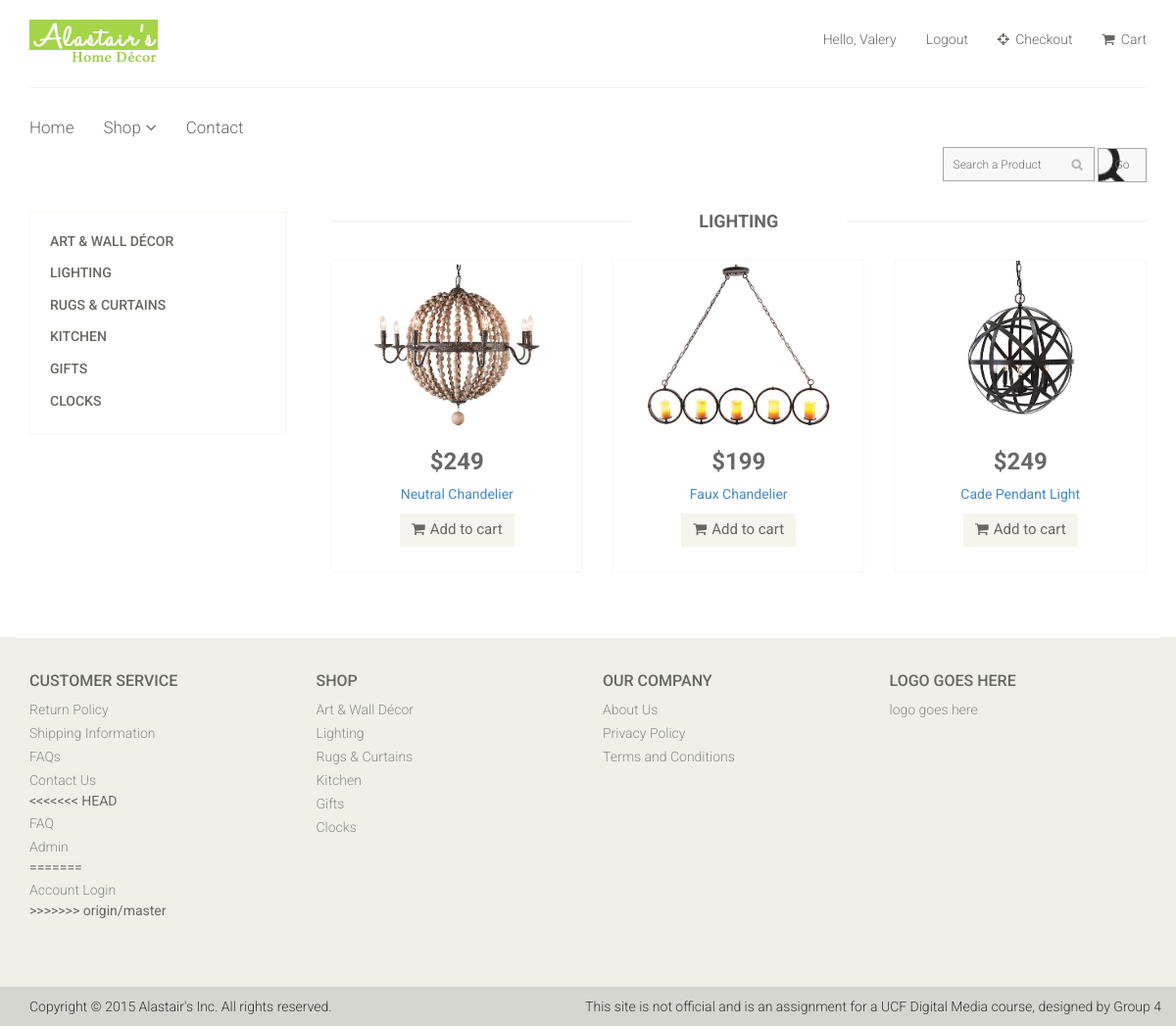
/lighting.php (signed in), run on the app's committed database.
### tables this page shows
CREATE TABLE IF NOT EXISTS `member` (
  `id` int(6) unsigned NOT NULL,
  `username` varchar(255) NOT NULL,
  `email` varchar(255) NOT NULL,
  `password` varchar(255) NOT NULL
);

CREATE TABLE IF NOT EXISTS `alastairsgroup_account` (
  `productID` int(10) NOT NULL,
  `productName` varchar(255) NOT NULL,
  `description` text NOT NULL,
  `category` text NOT NULL,
  `sku` int(16) NOT NULL,
  `stock` int(6) NOT NULL,
  `cost` decimal(10,0) NOT NULL,
  `price` decimal(10,0) NOT NULL,
  `image` varchar(255) NOT NULL,
  `productKeywords` text NOT NULL,
  `weight` decimal(5,0) NOT NULL,
  `measurements` varchar(75) NOT NULL
);

### lighting.php (the view)
<?php include ("includes/header.php"); ?>
	<section>
		<div class="container">
			<div class="row">
				<div class="col-sm-3">
					<div class="left-sidebar">
						<div class="panel-group category-products" id="accordian">
							<div class="panel panel-default">
								<div class="panel-heading">
									<h4 class="panel-title"><a href="art-wall-decor.php">Art & Wall Décor</a></h4>
								</div>
							</div>
							<div class="panel panel-default">
								<div class="panel-heading">
									<h4 class="panel-title"><a href="lighting.php">Lighting</a>
									</h4>
								</div>
							</div>
							<div class="panel panel-default">
								<div class="panel-heading">
									<h4 class="panel-title"><a href="rugs-curtains.php">Rugs & Curtains</a></h4>
								</div>
							</div>
							<div class="panel panel-default">
								<div class="panel-heading">
									<h4 class="panel-title"><a href="kitchen.php">Kitchen</a></h4>
								</div>
							</div>
							<div class="panel panel-default">
								<div class="panel-heading">
									<h4 class="panel-title"><a href="gifts.php">Gifts</a></h4>
								</div>
							</div>
							<div class="panel panel-default">
								<div class="panel-heading">
									<h4 class="panel-title"><a href="clocks.php">Clocks</a></h4>
								</div>
							</div>
						</div>
					</div>
				</div>
				<div class="col-sm-9 padding-right">
					<div class="features_items">
						<h2 class="title text-center">Lighting</h2>
						<?php
						$query=mysql_query("select * from alastairsgroup_account where category='lighting'");
                        while($results=mysql_fetch_array($query))
						{
						?>
						<div class="col-sm-4">
							<div class="product-image-wrapper">
								<div class="single-products">
									<div class="productinfo text-center">
                                    	<a href="product-details.php?view=<?php echo $results['productID']; ?>"><img src="<?php echo $results['image'];?>" alt="Product" /></a>
                                   		<h2>$<?php echo $results['price'];?></h2>
										<p><a href="product-details.php?view=<?php echo $results['productID']; ?>"><?php echo $results['productName'];?></a></p>
                                        <a href="cart.php?prod=<?php echo $results['productID']; ?>" class="btn btn-default add-to-cart"><i class="fa fa-shopping-cart"></i>Add to cart</a>
									</div>
								</div>
							</div>
						</div>
						<?php } ?>
					</div>
				</div>
			</div>
	</section>
<?php include ('includes/footer.php'); ?>

### includes/header.php (shortened to what this page needs)
<!DOCTYPE html>
<html lang="en">
<head>
    <link href="css/bootstrap.min.css" rel="stylesheet">
    <link href="css/font-awesome.min.css" rel="stylesheet">
    <link href="css/prettyPhoto.css" rel="stylesheet">
    <link href="css/price-range.css" rel="stylesheet">
    <link href="css/animate.css" rel="stylesheet">
	<link href="css/styles.css" rel="stylesheet">
	<link href="css/responsive.css" rel="stylesheet">
</head>
<body>
	<header id="header">
		<div class="header-middle">
			<div class="container">
				<div class="row">
					<div class="col-sm-4">
						<div class="logo pull-left">
							<a href="home.php"><img src="img/home/logo.png" alt="Alastair's" /></a>
						</div>
					</div>
					<div class="col-sm-8">
						<div class="shop-menu pull-right">
							<ul class="nav navbar-nav">
                                <?php
                                    if(!empty($_SESSION['email'])){
                                        $uemail = $_SESSION['email'];
                                        $query=mysql_query("select * from member where email='$uemail'");
                                        while($results=mysql_fetch_array($query))
                    					{
                    					   $uname = $results['username'];
                    					}
                                        echo "<li><a>Hello, ".$uname." </a></li>";
                                        echo "<li><a href='logout.php'>Logout</a></li>";
                                    }else{
                                        echo '<li><a href="login.php"><i class="fa fa-lock"></i> Login</a></li>';
                                    }
                                ?>
								<li><a href="checkout.php"><i class="fa fa-crosshairs"></i> Checkout</a></li>
								<li><a href="cart.php"><i class="fa fa-shopping-cart"></i> Cart</a></li>
							</ul>
						</div>
					</div>
				</div>
			</div>
		</div>
		<div class="header-bottom">
			<div class="container">
				<div class="row">
					<div class="col-sm-9">
						<div class="mainmenu pull-left">
							<ul class="nav navbar-nav collapse navbar-collapse">
								<li><a href="home.php">Home</a></li>
								<li class="dropdown"><a href="#">Shop<i class="fa fa-angle-down"></i></a>
                                </li>
								<li><a href="contact-us.php">Contact</a></li>
							</ul>
						</div>
					</div>
					<div class="col-sm-12">
						<div class="search_box pull-right">
							<form method="get" action="search.php" enctype="multipart/form-data">
								<input type="text" name="user_query" placeholder="Search a Product" class="search-input"/ >
								<input type="submit" name="search" ID="search-icon" value="Go" class="search-button"/>
							</form>
						</div>
					</div>
				</div>
			</div>
		</div>
	</header>

### css/styles.css (style rules this page uses)
body { font-family: 'Roboto', sans-serif; position: relative; font-weight:400px; color: #696763; }
ul li { list-style: none; }
a { -webkit-transition: 300ms; -moz-transition: 300ms; -o-transition: 300ms; transition: 300ms; }
h1, h2, h3, h4, h5, h6,p { font-family: 'Roboto', sans-serif; }
.header-middle .container .row { border-bottom: 1px solid #f5f5f5; margin-left: 0; margin-right: 0; padding-bottom: 20px; padding-top: 20px; }
.header-middle .container .row .col-sm-4 { padding-left: 0; }
.header-middle .container .row .col-sm-8 { padding-right:0; }
.shop-menu ul li { display:inline-block; padding-left: 15px; padding-right: 15px; }
.shop-menu ul li:last-child { padding-right: 0; }
.shop-menu ul li a { background: #FFFFFF; color: #696763; font-family: 'Roboto', sans-serif; font-size: 14px; font-weight: 300; padding:0; padding-right: 0; margin-top: 10px; }
.shop-menu ul li a i { margin-right:3px; }
.header-bottom { padding-bottom: 30px; padding-top: 30px; }
.navbar-collapse.collapse { padding-left: 0; }
.mainmenu ul li { padding-right: 15px; padding-left: 15px; }
.mainmenu ul li:first-child { padding-left: 0px; }
.mainmenu ul li a { color: #696763; font-family: 'Roboto', sans-serif; font-size: 17px; font-weight: 300; padding: 0; padding-bottom: 10px; }
.search_box input { background: #F8F8F8; border: solid thin #A5A5A5 !important; color: #686868; font-family: 'roboto'; font-size: 12px; font-weight: 300; height: 35px; padding-left: 10px; width: 155px; background-image: url(../img/home/searchicon.png); background-repeat: no-repeat; background-position: 130px; }
#search-icon { background: white url(../img/search-icon.png) right no-repeat; }
.search-button { width: 50px !important; background-color: #F8F8F8 !important; border: solid thin #A5A5A5 !important; padding: 0 !important; }
.fa-angle-down { padding-left: 5px; }
.category-products { border: 1px solid #F7F7F0; margin-bottom: 35px; padding-bottom: 20px; padding-top: 15px; }
.left-sidebar h2:after, h2.title:after { content: " "; position: absolute; border: 1px solid #f5f5f5; bottom:8px; left: 0; width: 100%; height: 0; z-index: -2; }
h2.title:before { content: " "; position: absolute; background: #fff; bottom: -6px; width: 220px; height: 30px; z-index: -1; left: 50%; margin-left: -110px; }
.category-products .panel { background-color: #FFFFFF; border: 0px; border-radius: 0px; box-shadow:none; margin-bottom: 0px; }
.category-products .panel-default .panel-heading { background-color: #FFFFFF; border: 0 none; color: #FFFFFF; padding: 5px 20px; }
.category-products .panel-default .panel-heading .panel-title a { color: #696763; font-family: 'Roboto', sans-serif; font-size: 14px; text-decoration: none; text-transform: uppercase; }
.padding-right { padding-right: 0; }
.features_items { overflow:hidden; }
h2.title { color: #686868; font-family: 'Roboto', sans-serif; font-size: 18px; font-weight: 700; margin: 0 15px; text-transform: uppercase; margin-bottom: 30px; position: relative; }
.product-image-wrapper { border:1px solid #F7F7F5; overflow: hidden; margin-bottom:30px; }
.single-products { position: relative; }
.productinfo h2 { color: #686868; font-family: 'Roboto', sans-serif; font-size: 24px; font-weight: 700; }
.productinfo p { font-family: 'Roboto', sans-serif; font-size: 14px; font-weight: 400; color: #696763; }
.productinfo img { width: 100%; }
.productinfo { position:relative; }
.add-to-cart { background:#F5F5ED; border: 0 none; border-radius: 0; color: #696763; font-family: 'Roboto', sans-serif; font-size: 15px; margin-bottom: 25px; }
.add-to-cart i { margin-right:5px; }

### data on the page
member: username "Valery"
alastairsgroup_account: image (picture), price "249", productName "Neutral Chandelier"
alastairsgroup_account: image (picture), price "199", productName "Faux Chandelier"
alastairsgroup_account: image (picture), price "249", productName "Cade Pendant Light"
